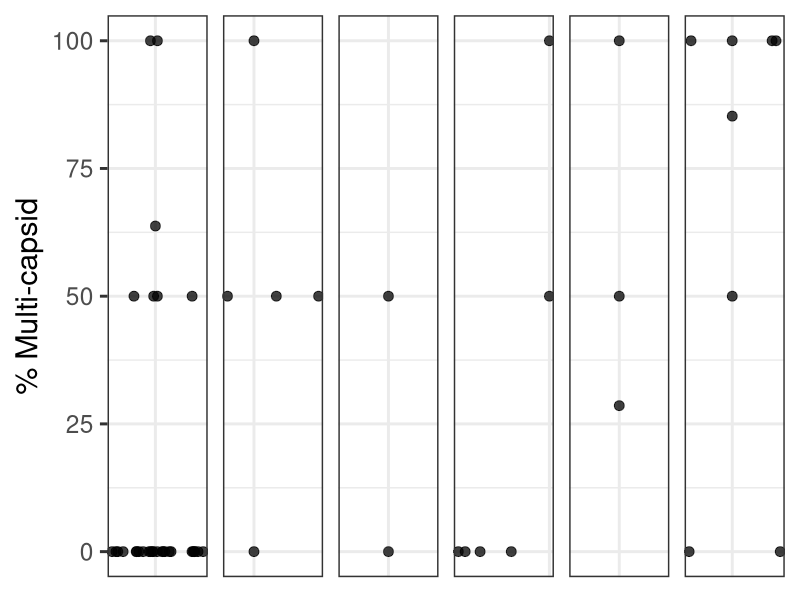

Source code (R):
library(tidyverse)

ll_data <- read_csv("CompareModels/data/morphotype_dist_data.csv")

ll_data <- ll_data %>% mutate(n_trees_jit = jitter(n_trees,0.1),
                              pmnpv = MNPV/total)

ll_data <- ll_data %>% mutate(n = 1) %>%
  group_by(n_trees,pmnpv) %>% mutate(sum_n = sum(n))
ll_data <- ll_data %>% mutate(n_trees_jit = ifelse(sum_n == 1,n_trees,n_trees_jit))
ll_data <- ll_data %>% group_by(n_trees,pmnpv) %>%
  mutate(jit2 = ifelse(sum_n >1, seq(-0.1,0.1, length.out = sum_n), 0))

pdf("MorphotypeFrequency/figures/conceptual_mnpv2.pdf",height = 2.5, width = 15)
ll_data %>% filter(n_trees %in% c(1,2,3,4,5,36)) %>%
  ggplot() + aes(x =n_trees_jit, y = MNPV/total*100) +
  geom_point(size = 3, alpha = 0.75) +
  theme_bw(base_size = 22) + 
  facet_wrap(~n_trees, scales = 'free_x',nrow = 1) +
  scale_color_viridis_c(option = 'turbo') +
  theme(strip.text.x = element_blank(),
        axis.title.x = element_blank(),
        axis.text.x = element_blank(),
        axis.ticks.x = element_blank()) +
  ylab("% Multi-capsid") +
  scale_x_continuous(breaks = c(1,2,3,4,5,36))
dev.off()

